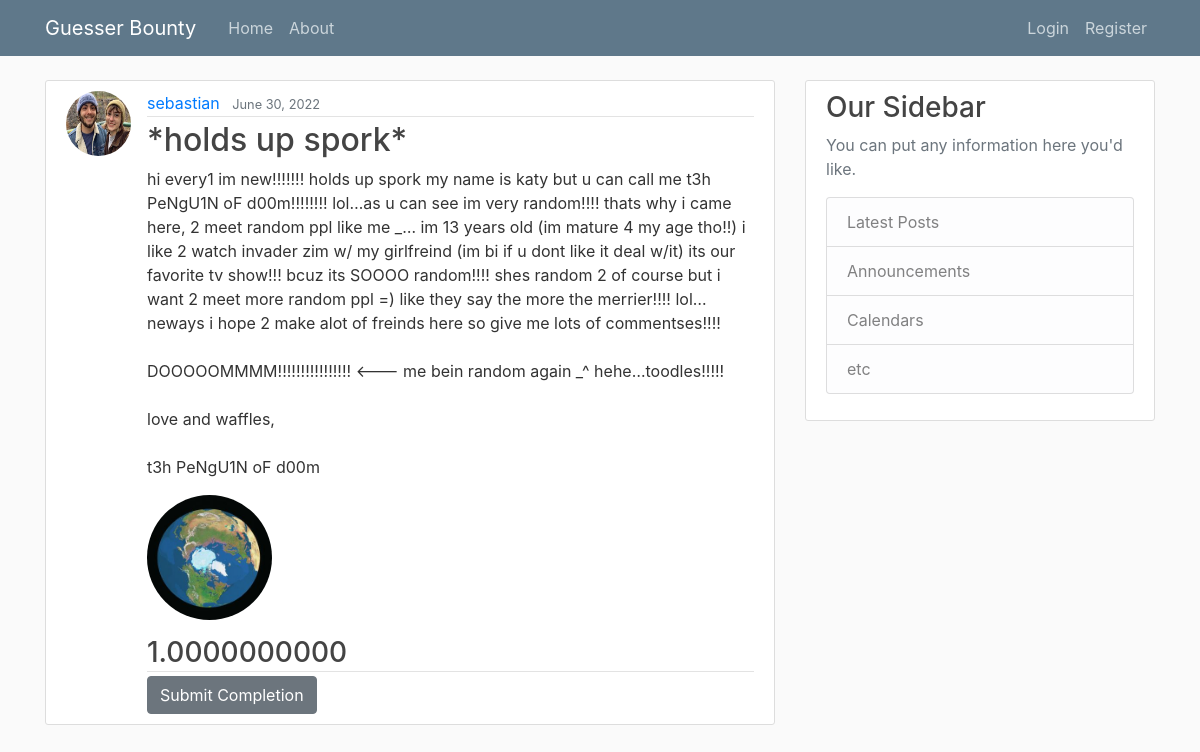
The page /bounty/3/ on the database its author committed.
### bounty/models.py (models this page shows, shortened)
class Bounty(models.Model):
    title = models.CharField(max_length=128)
    description = models.TextField()
    price = models.DecimalField(max_digits=20,decimal_places=10)
    num_accepted = models.IntegerField(default=0)
    num_submissions = models.IntegerField(default=0)
    date_posted = models.DateTimeField(default=timezone.now)
    is_completed = models.BooleanField(default=False)
    author = models.ForeignKey(User,on_delete=models.CASCADE)
    image = models.ImageField(default="default.jpg",upload_to="bounty_images")

### users/models.py (models this page shows, shortened)
class Profile(models.Model):
    user = models.OneToOneField(User, on_delete=models.CASCADE)
    image = models.ImageField(default="default.jpg",upload_to="profile_pics")

### bounty/views.py (the view)
# urls.py: path("bounty/<int:pk>/", BountyDetailView.as_view(),name="bounty-detail"),
class BountyDetailView(DetailView):
    model = Bounty

### bounty/templates/bounty/bounty_detail.html (shortened to what this page needs)
{% extends "bounty/base.html" %}
{% block content %}
    <article class="media content-section">
        <img class="rounded-circle article-img" src="{{ object.author.profile.image.url }}" />
        <div class="media-body">
        <div class="article-metadata">
            <a class="mr-2" href="{% url 'user-bounties' object.author.username %}">{{ object.author }}</a>
            <small class="text-muted">{{ object.date_posted|date:"F d, Y" }}</small>
        </div>
        <h2 class="article-title" >{{ object.title }}</h2>
        <p class="article-content">{{ object.description }}</p>
        <img class="rounded-circle account-img" src="{{ object.image.url }}">
        <h3 class="article-metadata">{{ object.price }}</h3>
        <a class="btn btn-secondary" href="{% url 'completion-create' bounty=object.id %}">Submit Completion</a>
        </div>
    </article>
{% endblock content %}

### blog/static/blog/main.css (style rules this page uses)
body { background: #fafafa; color: #333333; margin-top: 5rem; }
h1, h2, h3, h4, h5, h6 { color: #444444; }
.content-section { background: #ffffff; padding: 10px 20px; border: 1px solid #dddddd; border-radius: 3px; margin-bottom: 20px; }
.article-title { color: #444444; }
.article-content { white-space: pre-line; }
.article-img { height: 65px; width: 65px; margin-right: 16px; }
.article-metadata { padding-bottom: 1px; margin-bottom: 4px; border-bottom: 1px solid #e3e3e3 }
.account-img { height: 125px; width: 125px; margin-right: 20px; margin-bottom: 16px; }

### rows shown on the page
Bounty: author.profile.image (picture), author "sebastian", date_posted "June 30, 2022", title "*holds up spork*", description "hi every1 im new!!!!!!! holds up spork my name is katy but u can call me t3h PeNgU1N oF d00m!!!!!!!! lol…as u can see im very random!!!! thats why i came here, 2 meet random ppl like me _… im 13 years old (im mature 4 my age tho!!) i like 2 watch invader zim w/ my girlfreind (im bi if u dont like it deal w/it) its our favorite tv show!!! bcuz its SOOOO random!!!! shes random 2 of course but i want 2 meet more random ppl =) like they say the more the merrier!!!! lol…neways i hope 2 make alot of freinds here so give me lots of commentses!!!! DOOOOOMMMM!!!!!!!!!!!!!!!! <--- me bein random again _^ hehe…toodles!!!!! love and waffles, t3h PeNgU1N oF d00m", image (placeholder picture), price "1.0000000000"
